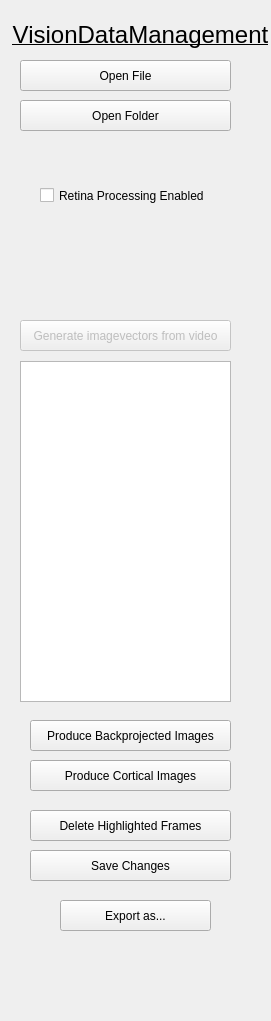
   <widget class="QFrame" name="buttonframe">
    <property name="geometry">
     <rect>
      <x>1630</x>
      <y>10</y>
      <width>271</width>
      <height>1021</height>
     </rect>
    </property>
    <property name="frameShape">
     <enum>QFrame::NoFrame</enum>
    </property>
    <property name="frameShadow">
     <enum>QFrame::Raised</enum>
    </property>
    <widget class="QPushButton" name="browseButton">
     <property name="geometry">
      <rect>
       <x>20</x>
       <y>60</y>
       <width>211</width>
       <height>31</height>
      </rect>
     </property>
     <property name="text">
      <string>Open File</string>
     </property>
    </widget>
    <widget class="QCheckBox" name="retinaButton">
     <property name="geometry">
      <rect>
       <x>40</x>
       <y>180</y>
       <width>171</width>
       <height>31</height>
      </rect>
     </property>
     <property name="text">
      <string>Retina Processing Enabled</string>
     </property>
     <property name="checked">
      <bool>false</bool>
     </property>
    </widget>
    <widget class="QTableView" name="metadata">
     <property name="geometry">
      <rect>
       <x>20</x>
       <y>361</y>
       <width>211</width>
       <height>341</height>
      </rect>
     </property>
     <property name="alternatingRowColors">
      <bool>true</bool>
     </property>
     <property name="showGrid">
      <bool>false</bool>
     </property>
     <property name="gridStyle">
      <enum>Qt::SolidLine</enum>
     </property>
     <property name="wordWrap">
      <bool>true</bool>
     </property>
     <property name="cornerButtonEnabled">
      <bool>false</bool>
     </property>
     <attribute name="horizontalHeaderVisible">
      <bool>false</bool>
     </attribute>
     <attribute name="verticalHeaderVisible">
      <bool>false</bool>
     </attribute>
    </widget>
    <widget class="QPushButton" name="browseFolderButton">
     <property name="geometry">
      <rect>
       <x>20</x>
       <y>100</y>
       <width>211</width>
       <height>31</height>
      </rect>
     </property>
     <property name="text">
      <string>Open Folder</string>
     </property>
    </widget>
    <widget class="QPushButton" name="deleteButton">
     <property name="geometry">
      <rect>
       <x>30</x>
       <y>810</y>
       <width>201</width>
       <height>31</height>
      </rect>
     </property>
     <property name="text">
      <string>Delete Highlighted Frames</string>
     </property>
    </widget>
    <widget class="QPushButton" name="saveButton">
     <property name="geometry">
      <rect>
       <x>30</x>
       <y>850</y>
       <width>201</width>
       <height>31</height>
      </rect>
     </property>
     <property name="text">
      <string>Save Changes</string>
     </property>
    </widget>
    <widget class="QPushButton" name="exportButton">
     <property name="geometry">
      <rect>
       <x>60</x>
       <y>900</y>
       <width>151</width>
       <height>31</height>
      </rect>
     </property>
     <property name="text">
      <string>Export as...</string>
     </property>
    </widget>
    <widget class="QLabel" name="infoLabel">
     <property name="geometry">
      <rect>
       <x>20</x>
       <y>220</y>
       <width>211</width>
       <height>71</height>
      </rect>
     </property>
     <property name="autoFillBackground">
      <bool>true</bool>
     </property>
     <property name="text">
      <string/>
     </property>
     <property name="wordWrap">
      <bool>true</bool>
     </property>
    </widget>
    <widget class="QPushButton" name="generateButton">
     <property name="enabled">
      <bool>false</bool>
     </property>
     <property name="geometry">
      <rect>
       <x>20</x>
       <y>320</y>
       <width>211</width>
       <height>31</height>
      </rect>
     </property>
     <property name="text">
      <string>Generate imagevectors from video</string>
     </property>
     <property name="checkable">
      <bool>false</bool>
     </property>
     <property name="checked">
      <bool>false</bool>
     </property>
     <property name="autoRepeat">
      <bool>false</bool>
     </property>
     <property name="default">
      <bool>false</bool>
     </property>
    </widget>
    <widget class="QFrame" name="buttonframe_2">
     <property name="geometry">
      <rect>
       <x>10</x>
       <y>-940</y>
       <width>271</width>
       <height>951</height>
      </rect>
     </property>
     <property name="frameShape">
      <enum>QFrame::NoFrame</enum>
     </property>
     <property name="frameShadow">
      <enum>QFrame::Raised</enum>
     </property>
     <widget class="QPushButton" name="browseButton_2">
      <property name="geometry">
       <rect>
        <x>20</x>
        <y>20</y>
        <width>231</width>
        <height>41</height>
       </rect>
      </property>
      <property name="text">
       <string>Open File</string>
      </property>
     </widget>
     <widget class="QTableView" name="metadata_2">
      <property name="geometry">
       <rect>
        <x>10</x>
        <y>190</y>
        <width>241</width>
        <height>651</height>
       </rect>
      </property>
      <property name="alternatingRowColors">
       <bool>true</bool>
      </property>
      <property name="showGrid">
       <bool>false</bool>
      </property>
      <property name="gridStyle">
       <enum>Qt::SolidLine</enum>
      </property>
      <property name="wordWrap">
       <bool>true</bool>
      </property>
      <property name="cornerButtonEnabled">
       <bool>false</bool>
      </property>
      <attribute name="horizontalHeaderVisible">
       <bool>false</bool>
      </attribute>
      <attribute name="verticalHeaderVisible">
       <bool>false</bool>
      </attribute>
     </widget>
     <widget class="QPushButton" name="browseFolderButton_2">
      <property name="geometry">
       <rect>
        <x>20</x>
        <y>70</y>
        <width>231</width>
        <height>41</height>
       </rect>
      </property>
      <property name="text">
       <string>Open Folder</string>
      </property>
     </widget>
     <widget class="QPushButton" name="deleteButton_3">
      <property name="geometry">
       <rect>
        <x>30</x>
        <y>860</y>
        <width>89</width>
        <height>31</height>
       </rect>
      </property>
      <property name="text">
       <string>Delete</string>
      </property>
     </widget>
     <widget class="QPushButton" name="saveButton_2">
      <property name="geometry">
       <rect>
        <x>160</x>
        <y>860</y>
        <width>89</width>
        <height>31</height>
       </rect>
      </property>
      <property name="text">
       <string>Save</string>
      </property>
     </widget>
     <widget class="QPushButton" name="exportButton_2">
      <property name="geometry">
       <rect>
        <x>60</x>
        <y>900</y>
        <width>151</width>
        <height>31</height>
       </rect>
      </property>
      <property name="text">
       <string>Export as...</string>
      </property>
     </widget>
     <widget class="QLabel" name="infoLabel_2">
      <property name="geometry">
       <rect>
        <x>20</x>
        <y>170</y>
        <width>211</width>
        <height>51</height>
       </rect>
      </property>
      <property name="text">
       <string/>
      </property>
      <property name="wordWrap">
       <bool>true</bool>
      </property>
     </widget>
     <widget class="QPushButton" name="generateButton_2">
      <property name="enabled">
       <bool>false</bool>
      </property>
      <property name="geometry">
       <rect>
        <x>30</x>
        <y>140</y>
        <width>211</width>
        <height>31</height>
       </rect>
      </property>
      <property name="text">
       <string>Generate images from video</string>
      </property>
      <property name="checkable">
       <bool>false</bool>
      </property>
      <property name="checked">
       <bool>false</bool>
      </property>
      <property name="autoRepeat">
       <bool>false</bool>
      </property>
      <property name="default">
       <bool>false</bool>
      </property>
     </widget>
    </widget>
    <widget class="QLabel" name="labelRecording_2">
     <property name="geometry">
      <rect>
       <x>10</x>
       <y>0</y>
       <width>261</width>
       <height>71</height>
      </rect>
     </property>
     <property name="font">
      <font>
       <pointsize>24</pointsize>
      </font>
     </property>
     <property name="text">
      <string>&lt;html&gt;&lt;head/&gt;&lt;body&gt;&lt;p align=&quot;center&quot;&gt;&lt;span style=&quot; font-size:18pt; text-decoration: underline;&quot;&gt;VisionDataManagement&lt;/span&gt;&lt;/p&gt;&lt;/body&gt;&lt;/html&gt;</string>
     </property>
    </widget>
    <widget class="QPushButton" name="produceCorticalButton">
     <property name="geometry">
      <rect>
       <x>30</x>
       <y>760</y>
       <width>201</width>
       <height>31</height>
      </rect>
     </property>
     <property name="text">
      <string>Produce Cortical Images</string>
     </property>
    </widget>
    <widget class="QPushButton" name="produceBackprojectedButton">
     <property name="geometry">
      <rect>
       <x>30</x>
       <y>720</y>
       <width>201</width>
       <height>31</height>
      </rect>
     </property>
     <property name="text">
      <string>Produce Backprojected Images</string>
     </property>
    </widget>
   </widget>
